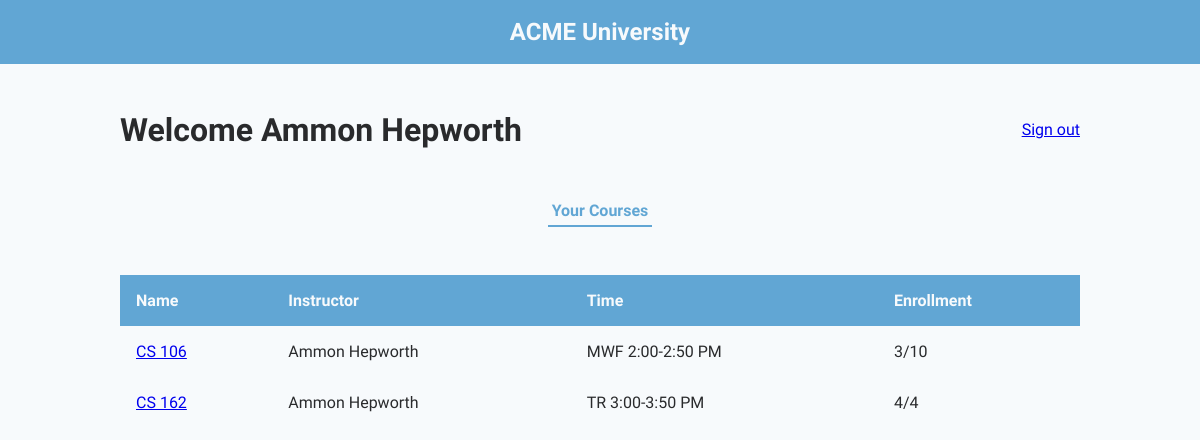
Before: /instructor/Ammon Hepworth (signed in) with the older database file.
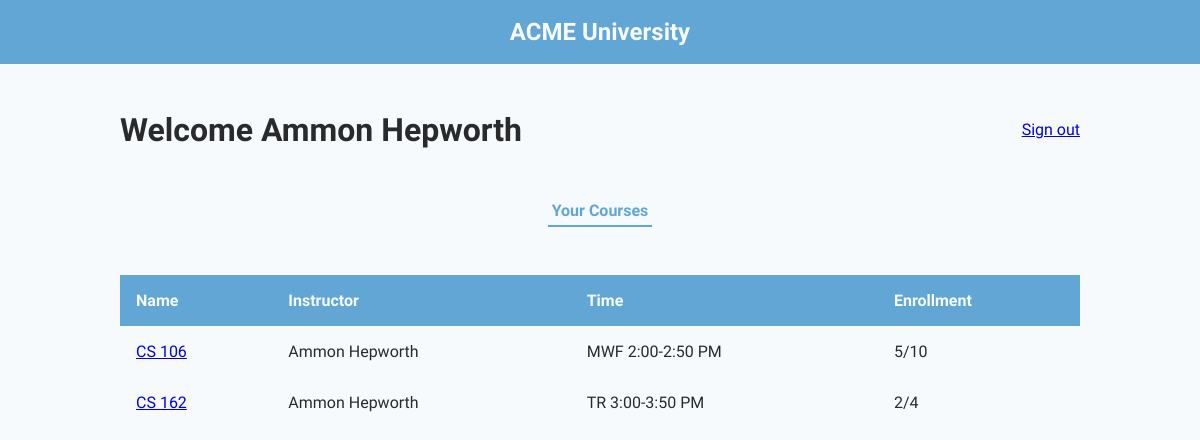
After: the same page with the newer database file.
### db.py (models this page shows)
class Course(db.Model, UserMixin):
	id = db.Column(db.Integer, primary_key=True)
	course_name = db.Column(db.String, unique=True, nullable=False)
	teacher_id = db.Column(db.Integer, db.ForeignKey('teacher.id'), nullable=False)
	number_enrolled = db.Column(db.Integer, nullable=False)
	capacity = db.Column(db.Integer, nullable=False)
	time = db.Column(db.String, nullable=False)
	teacher = db.relationship('Teacher', backref=db.backref('teachers', lazy=True))
	students = db.relationship('Enrollment', back_populates='course')

### app.py (the view)
@app.route("/instructor/<name>")
@login_required
def instructor(name):
    instructor_name = name
    tea_data = []
    teaQ = Teacher.query.filter_by(name=instructor_name).first()
    teaQC = Course.query.filter_by(teacher_id = teaQ.id).all()
    for i in range(len(teaQC)):
        temp = {
            'name':teaQC[i].course_name,
            'instructor':instructor_name,
            'time':teaQC[i].time,
            'enrollment':(str(teaQC[i].number_enrolled) + "/" + str(teaQC[i].capacity))
        }
        tea_data.append(temp)
    return render_template("instructor.html", instructor_name = instructor_name, data = tea_data)

### app.py (called while the page is built)
@login.user_loader
def load_user(user_id):
    return User.query.get(user_id)

### templates/instructor.html (shortened to what this page needs)
{% extends "person.html" %}
{% block styles %}
    {{ super() }}
    <link rel="stylesheet" href="{{ url_for('static', filename = 'instructor.css') }}">
{% endblock %}
{% block person_name %}{{ instructor_name }}{% endblock %}
{% block inner_nav_links %}
    <button class="inner-nav-link active-tab">Your Courses</button>
{% endblock %}
{% block data_table_headings %}
    <th>Name</th>
    <th>Instructor</th>
    <th>Time</th>
    <th>Enrollment</th>
{% endblock %}
{% block data_table_body %}
    {% for class in data %}
        <tr>
            <td>
                <a href="{{ url_for('specific_course', name = class.instructor, course = class.name) }}">
                    {{ class.name }}
                </a>
            </td>
            <td>{{ class.instructor }}</td>
            <td>{{ class.time }}</td>
            <td>{{ class.enrollment }}</td>
        </tr>
    {% endfor %}
{% endblock %}

Changed rows visible on the page:
changed Course "CS 106": enrollment "3/10" → "5/10"
changed Course "CS 162": enrollment "4/4" → "2/4"
